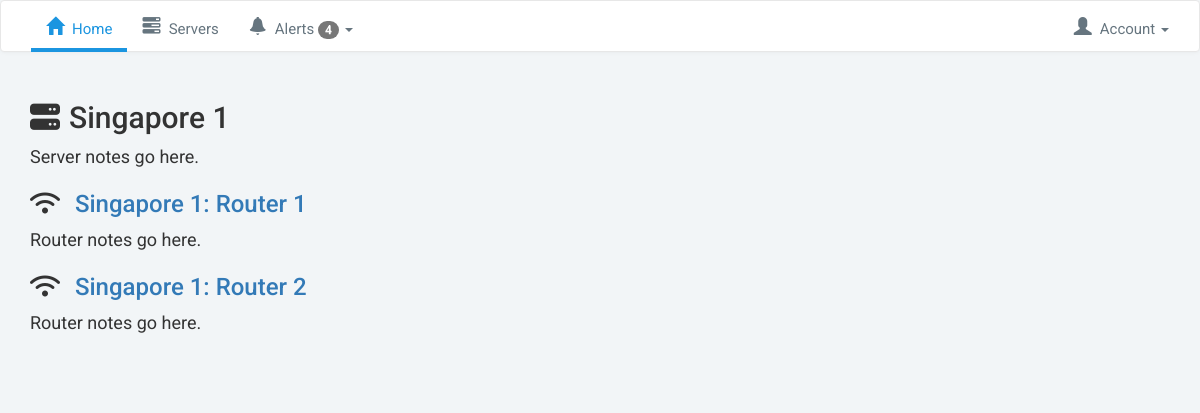
The page /servers/1/ on the database its author committed.
### servers/models.py (models this page shows, shortened)
class Server(models.Model):
    created_at = models.DateTimeField(auto_now_add=True)
    name = models.CharField(max_length=255)
    notes = models.TextField()
    is_active = models.BooleanField(default=True)

class Router(models.Model):
    created_at = models.DateTimeField(auto_now_add=True)
    name = models.CharField(max_length=255)
    notes = models.TextField(blank=True, default='')
    content = models.TextField(blank=True, default='')
    is_active = models.BooleanField(default=True)
    order = models.IntegerField(default=0)
    server = models.ForeignKey(Server)
    class Meta:
        ordering = ['order',]

### servers/views.py (the view)
# urls.py: url(r'(?P<pk>\d+)/$', views.server_detail, name='detail'),
def server_detail(request, pk):
    server = get_object_or_404(Server, pk=pk)
    return render(request, 'servers/server_detail.html', {'server': server})

### servers/templates/servers/server_detail.html (shortened to what this page needs)
{% extends "layout.html" %}
{% block content %}
<div class="col-md-12">
<article>
    <h2>{{ server.name }}</h2>
    {{ server.notes }}
    <section>
        {% for router in server.router_set.all %}
        <h3>
            <a href="{% url 'servers:router' server_pk=router.server.pk router_pk=router.pk %}">{{ router.name }}</a>
        </h3>
            {{ router.notes }}
        {% endfor %}
    </section>
</article>
</div>
{% endblock %}

### assets/css/layout.css (style rules this page uses)
html { margin: 0; padding: 0; font-size: 18px; }
body { margin: 0; padding: 0; background-color: #f2f5f7; font-family: Arial, sans-serif; }
h2::before, h3::before { font-family: 'FontAwesome'; display: inline-block; margin-right: 0.5rem; font-weight: normal; }
h2::before { content: '\f233'; }
h3::before { content: '\f1eb'; }

### assets/css/main.css (style rules this page uses)
html { margin: 0; padding: 0; }
body { margin: 0; padding: 0; box-sizing: border-box; background-color: #f2f5f7; font-family: 'Roboto', Arial, sans-serif; font-size: 18px; }

### rows shown on the page
Server: name "Singapore 1", notes "Server notes go here."
Router: name "Singapore 1: Router 1", notes "Router notes go here."
Router: name "Singapore 1: Router 2", notes "Router notes go here."
